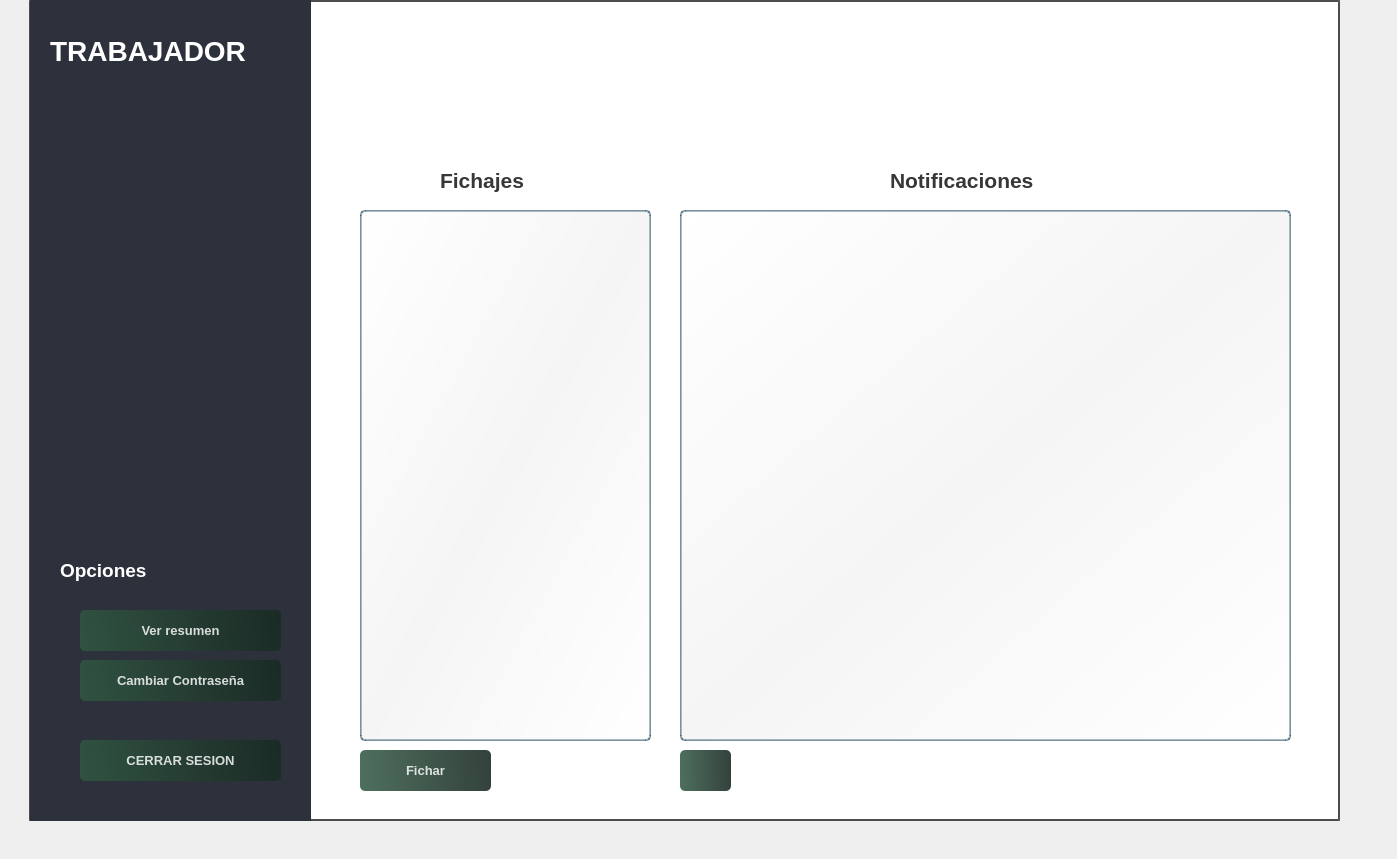
<?xml version="1.0" encoding="UTF-8"?>
<ui version="4.0">
 <class>MainWindow</class>
 <widget class="QMainWindow" name="MainWindow">
  <property name="geometry">
   <rect>
    <x>0</x>
    <y>0</y>
    <width>1397</width>
    <height>859</height>
   </rect>
  </property>
  <property name="windowTitle">
   <string>MainWindow</string>
  </property>
  <widget class="QWidget" name="centralwidget">
   <widget class="QWidget" name="widget" native="true">
    <property name="geometry">
     <rect>
      <x>0</x>
      <y>0</y>
      <width>1351</width>
      <height>831</height>
     </rect>
    </property>
    <property name="styleSheet">
     <string notr="true">QPushButton#send_btn {
    background-color: qlineargradient(spread: pad, x1: 0, y1: 0.505682, x2: 1, y2: 0.477, stop: 0 rgba(49, 87, 66, 219), stop: 1 rgba(25, 42, 35, 226));
    color: rgba(255, 255, 255, 210);
    border-radius: 5px;
}

QPushButton#send_btn:hover {
    background-color: qlineargradient(spread: pad, x1: 0, y1: 0.505682, x2: 1, y2: 0.477, stop: 0 rgba(38, 66, 50, 219), stop: 1 rgba(19, 31, 26, 226));
}

QPushButton#send_btn:pressed {
    padding-left: 5px;
    padding-top: 5px;
    background-color: rgba(38, 66, 50, 255);
}

QPushButton#send_btn:pressed {
    padding-left: 5px;
    padding-top: 5px;
    background-color: rgba(49, 87, 66, 255);
}

QPushButton#cancel_btn {
    background-color: rgba(0, 0, 0, 0);
    color: rgba(85, 98, 112, 255);
    border-radius: 5px;
}

QPushButton#cancel_btn:hover {
    color: rgba(131, 96, 53, 255);
}

QPushButton#pushButton_3 {
    background-color: qlineargradient(spread: pad, x1: 0, y1: 0.505682, x2: 1, y2: 0.477, stop: 0 rgba(49, 87, 66, 219), stop: 1 rgba(25, 42, 35, 226));
    color: rgba(255, 255, 255, 210);
    border-radius: 5px;
}

QPushButton#pushButton_3:hover {
    background-color: qlineargradient(spread: pad, x1: 0, y1: 0.505682, x2: 1, y2: 0.477, stop: 0 rgba(38, 66, 50, 219), stop: 1 rgba(19, 31, 26, 226));
}

QPushButton#pushButton_3:pressed {
    padding-left: 5px;
    padding-top: 5px;
    background-color: rgba(38, 66, 50, 255);
}

QPushButton#pushButton_3:pressed {
    padding-left: 5px;
    padding-top: 5px;
    background-color: rgba(49, 87, 66, 255);
}

QPushButton#pushButton_4 {
    background-color: qlineargradient(spread: pad, x1: 0, y1: 0.505682, x2: 1, y2: 0.477, stop: 0 rgba(49, 87, 66, 219), stop: 1 rgba(25, 42, 35, 226));
    color: rgba(255, 255, 255, 210);
    border-radius: 5px;
}

QPushButton#pushButton_4:hover {
    background-color: qlineargradient(spread: pad, x1: 0, y1: 0.505682, x2: 1, y2: 0.477, stop: 0 rgba(38, 66, 50, 219), stop: 1 rgba(19, 31, 26, 226));
}

QPushButton#pushButton_4:pressed {
    padding-left: 5px;
    padding-top: 5px;
    background-color: rgba(38, 66, 50, 255);
}

QPushButton#pushButton_4:pressed {
    padding-left: 5px;
    padding-top: 5px;
    background-color: rgba(49, 87, 66, 255);
}
</string>
    </property>
    <widget class="QLabel" name="label_3">
     <property name="geometry">
      <rect>
       <x>29</x>
       <y>0</y>
       <width>1311</width>
       <height>821</height>
      </rect>
     </property>
     <property name="font">
      <font>
       <pointsize>9</pointsize>
      </font>
     </property>
     <property name="styleSheet">
      <string notr="true">background-color:rgba(255, 255, 255, 255);
border: 2px solid rgba(0, 0, 0, 0.7);
</string>
     </property>
     <property name="text">
      <string/>
     </property>
    </widget>
    <widget class="QWidget" name="widget_2" native="true">
     <property name="geometry">
      <rect>
       <x>360</x>
       <y>210</y>
       <width>291</width>
       <height>531</height>
      </rect>
     </property>
     <property name="styleSheet">
      <string notr="true">background: qlineargradient(x1:0, y1:0, x2:1, y2:1, stop:0 #ffffff, stop:0.5 #f5f5f5, stop:1 #ffffff);
border: 2px solid rgba(46, 82, 101, 100);
border-radius: 5px;
</string>
     </property>
     <widget class="QWidget" name="layoutWidget">
      <property name="geometry">
       <rect>
        <x>0</x>
        <y>0</y>
        <width>291</width>
        <height>531</height>
       </rect>
      </property>
      <layout class="QVBoxLayout" name="verticalLayout">
       <item>
        <layout class="QVBoxLayout" name="layoutFichajes">
         <property name="spacing">
          <number>10</number>
         </property>
         <property name="sizeConstraint">
          <enum>QLayout::SetDefaultConstraint</enum>
         </property>
         <property name="leftMargin">
          <number>10</number>
         </property>
         <property name="topMargin">
          <number>10</number>
         </property>
         <property name="rightMargin">
          <number>10</number>
         </property>
         <property name="bottomMargin">
          <number>10</number>
         </property>
        </layout>
       </item>
      </layout>
     </widget>
    </widget>
    <widget class="QWidget" name="widget_3" native="true">
     <property name="geometry">
      <rect>
       <x>680</x>
       <y>210</y>
       <width>611</width>
       <height>531</height>
      </rect>
     </property>
     <property name="styleSheet">
      <string notr="true">background: qlineargradient(x1:0, y1:0, x2:1, y2:1, stop:0 #ffffff, stop:0.5 #f5f5f5, stop:1 #ffffff);
border: 2px solid rgba(46, 82, 101, 100);
border-radius: 5px;</string>
     </property>
     <widget class="QWidget" name="verticalLayoutWidget">
      <property name="geometry">
       <rect>
        <x>0</x>
        <y>0</y>
        <width>611</width>
        <height>531</height>
       </rect>
      </property>
      <layout class="QVBoxLayout" name="notifications_layout"/>
     </widget>
    </widget>
    <widget class="QWidget" name="widget_4" native="true">
     <property name="geometry">
      <rect>
       <x>30</x>
       <y>0</y>
       <width>281</width>
       <height>821</height>
      </rect>
     </property>
     <property name="styleSheet">
      <string notr="true">background-color: #2c313c
</string>
     </property>
     <widget class="QLabel" name="label_7">
      <property name="geometry">
       <rect>
        <x>20</x>
        <y>10</y>
        <width>251</width>
        <height>81</height>
       </rect>
      </property>
      <property name="font">
       <font>
        <pointsize>21</pointsize>
        <weight>75</weight>
        <bold>true</bold>
       </font>
      </property>
      <property name="styleSheet">
       <string notr="true">color:white;</string>
      </property>
      <property name="text">
       <string>TRABAJADOR</string>
      </property>
     </widget>
     <widget class="QPushButton" name="BtnChangePassword">
      <property name="geometry">
       <rect>
        <x>50</x>
        <y>660</y>
        <width>201</width>
        <height>41</height>
       </rect>
      </property>
      <property name="font">
       <font>
        <pointsize>10</pointsize>
        <weight>75</weight>
        <bold>true</bold>
       </font>
      </property>
      <property name="cursor">
       <cursorShape>PointingHandCursor</cursorShape>
      </property>
      <property name="styleSheet">
       <string notr="true">QPushButton#BtnChangePassword {
    background-color: qlineargradient(spread: pad, x1: 0, y1: 0.505682, x2: 1, y2: 0.477, stop: 0 rgba(49, 87, 66, 219), stop: 1 rgba(25, 42, 35, 226));
    color: rgba(255, 255, 255, 210);
    border-radius: 5px;
}

QPushButton#BtnChangePassword:hover {
    background-color: qlineargradient(spread: pad, x1: 0, y1: 0.505682, x2: 1, y2: 0.477, stop: 0 rgba(38, 66, 50, 219), stop: 1 rgba(19, 31, 26, 226));
}

QPushButton#BtnChangePassword:pressed {
    padding-left: 5px;
    padding-top: 5px;
    background-color: rgba(38, 66, 50, 255);
}

QPushButton#BtnChangePassword:pressed {
    padding-left: 5px;
    padding-top: 5px;
    background-color: rgba(49, 87, 66, 255);
}</string>
      </property>
      <property name="text">
       <string>Cambiar Contraseña</string>
      </property>
     </widget>
     <widget class="QPushButton" name="BtnResumen">
      <property name="geometry">
       <rect>
        <x>50</x>
        <y>610</y>
        <width>201</width>
        <height>41</height>
       </rect>
      </property>
      <property name="font">
       <font>
        <pointsize>10</pointsize>
        <weight>75</weight>
        <bold>true</bold>
       </font>
      </property>
      <property name="cursor">
       <cursorShape>PointingHandCursor</cursorShape>
      </property>
      <property name="styleSheet">
       <string notr="true">QPushButton#BtnResumen {
    background-color: qlineargradient(spread: pad, x1: 0, y1: 0.505682, x2: 1, y2: 0.477, stop: 0 rgba(49, 87, 66, 219), stop: 1 rgba(25, 42, 35, 226));
    color: rgba(255, 255, 255, 210);
    border-radius: 5px;
}

QPushButton#BtnResumen:hover {
    background-color: qlineargradient(spread: pad, x1: 0, y1: 0.505682, x2: 1, y2: 0.477, stop: 0 rgba(38, 66, 50, 219), stop: 1 rgba(19, 31, 26, 226));
}

QPushButton#BtnResumen:pressed {
    padding-left: 5px;
    padding-top: 5px;
    background-color: rgba(38, 66, 50, 255);
}

QPushButton#BtnResumen:pressed {
    padding-left: 5px;
    padding-top: 5px;
    background-color: rgba(49, 87, 66, 255);
}</string>
      </property>
      <property name="text">
       <string>Ver resumen</string>
      </property>
     </widget>
     <widget class="QPushButton" name="send_btn_4">
      <property name="geometry">
       <rect>
        <x>50</x>
        <y>740</y>
        <width>201</width>
        <height>41</height>
       </rect>
      </property>
      <property name="font">
       <font>
        <pointsize>10</pointsize>
        <weight>75</weight>
        <bold>true</bold>
       </font>
      </property>
      <property name="cursor">
       <cursorShape>PointingHandCursor</cursorShape>
      </property>
      <property name="styleSheet">
       <string notr="true">QPushButton#send_btn_4 {
    background-color: qlineargradient(spread: pad, x1: 0, y1: 0.505682, x2: 1, y2: 0.477, stop: 0 rgba(49, 87, 66, 219), stop: 1 rgba(25, 42, 35, 226));
    color: rgba(255, 255, 255, 210);
    border-radius: 5px;
}

QPushButton#send_btn_4:hover {
    background-color: qlineargradient(spread: pad, x1: 0, y1: 0.505682, x2: 1, y2: 0.477, stop: 0 rgba(38, 66, 50, 219), stop: 1 rgba(19, 31, 26, 226));
}

QPushButton#send_btn_4:pressed {
    padding-left: 5px;
    padding-top: 5px;
    background-color: rgba(38, 66, 50, 255);
}

QPushButton#send_btn_4:pressed {
    padding-left: 5px;
    padding-top: 5px;
    background-color: rgba(49, 87, 66, 255);
}</string>
      </property>
      <property name="text">
       <string>CERRAR SESION</string>
      </property>
     </widget>
     <widget class="QLabel" name="label_12">
      <property name="geometry">
       <rect>
        <x>30</x>
        <y>550</y>
        <width>161</width>
        <height>41</height>
       </rect>
      </property>
      <property name="font">
       <font>
        <pointsize>14</pointsize>
        <weight>75</weight>
        <bold>true</bold>
       </font>
      </property>
      <property name="styleSheet">
       <string notr="true">color:white;</string>
      </property>
      <property name="text">
       <string>Opciones</string>
      </property>
     </widget>
    </widget>
    <widget class="QLabel" name="label_9">
     <property name="geometry">
      <rect>
       <x>440</x>
       <y>140</y>
       <width>121</width>
       <height>81</height>
      </rect>
     </property>
     <property name="font">
      <font>
       <pointsize>16</pointsize>
       <weight>75</weight>
       <bold>true</bold>
      </font>
     </property>
     <property name="styleSheet">
      <string notr="true">color:rgba(0, 0, 0, 200);</string>
     </property>
     <property name="text">
      <string>Fichajes</string>
     </property>
    </widget>
    <widget class="QLabel" name="label_10">
     <property name="geometry">
      <rect>
       <x>890</x>
       <y>140</y>
       <width>231</width>
       <height>81</height>
      </rect>
     </property>
     <property name="font">
      <font>
       <pointsize>16</pointsize>
       <weight>75</weight>
       <bold>true</bold>
      </font>
     </property>
     <property name="styleSheet">
      <string notr="true">color:rgba(0, 0, 0, 200);</string>
     </property>
     <property name="text">
      <string>Notificaciones</string>
     </property>
    </widget>
    <widget class="QLabel" name="label_11">
     <property name="geometry">
      <rect>
       <x>280</x>
       <y>-110</y>
       <width>511</width>
       <height>241</height>
      </rect>
     </property>
     <property name="font">
      <font>
       <pointsize>16</pointsize>
       <weight>75</weight>
       <bold>true</bold>
      </font>
     </property>
     <property name="styleSheet">
      <string notr="true">background-image: url(assets/sifabul.html);</string>
     </property>
     <property name="text">
      <string/>
     </property>
    </widget>
    <widget class="QPushButton" name="BtnFichar">
     <property name="geometry">
      <rect>
       <x>360</x>
       <y>750</y>
       <width>131</width>
       <height>41</height>
      </rect>
     </property>
     <property name="font">
      <font>
       <pointsize>10</pointsize>
       <weight>75</weight>
       <bold>true</bold>
      </font>
     </property>
     <property name="cursor">
      <cursorShape>PointingHandCursor</cursorShape>
     </property>
     <property name="styleSheet">
      <string notr="true">QPushButton#BtnFichar{
    background-color: qlineargradient(spread: pad, x1: 0, y1: 0.505682, x2: 1, y2: 0.477, stop: 0 rgba(49, 87, 66, 219), stop: 1 rgba(25, 42, 35, 226));
    color: rgba(255, 255, 255, 210);
    border-radius: 5px;
}

QPushButton#BtnFichar:hover {
    background-color: qlineargradient(spread: pad, x1: 0, y1: 0.505682, x2: 1, y2: 0.477, stop: 0 rgba(38, 66, 50, 219), stop: 1 rgba(19, 31, 26, 226));
}

QPushButton#BtnFichar:pressed {
    padding-left: 5px;
    padding-top: 5px;
    background-color: rgba(38, 66, 50, 255);
}

QPushButton#BtnFichar:pressed {
    padding-left: 5px;
    padding-top: 5px;
    background-color: rgba(49, 87, 66, 255);
}</string>
     </property>
     <property name="text">
      <string>Fichar</string>
     </property>
    </widget>
    <widget class="QPushButton" name="refresh_btn">
     <property name="geometry">
      <rect>
       <x>680</x>
       <y>750</y>
       <width>51</width>
       <height>41</height>
      </rect>
     </property>
     <property name="font">
      <font>
       <pointsize>10</pointsize>
       <weight>75</weight>
       <bold>true</bold>
      </font>
     </property>
     <property name="cursor">
      <cursorShape>PointingHandCursor</cursorShape>
     </property>
     <property name="styleSheet">
      <string notr="true">QPushButton#refresh_btn {
image: url(:/images/refresh-icon-white-0.png);
    background-color: qlineargradient(spread: pad, x1: 0, y1: 0.505682, x2: 1, y2: 0.477, stop: 0 rgba(49, 87, 66, 219), stop: 1 rgba(25, 42, 35, 226));
    color: rgba(255, 255, 255, 210);
    border-radius: 5px;
}

QPushButton#refresh_btn:hover {
    background-color: qlineargradient(spread: pad, x1: 0, y1: 0.505682, x2: 1, y2: 0.477, stop: 0 rgba(38, 66, 50, 219), stop: 1 rgba(19, 31, 26, 226));
}

QPushButton#refresh_btn:pressed {
    padding-left: 5px;
    padding-top: 5px;
    background-color: rgba(38, 66, 50, 255);
}

QPushButton#refresh_btn:pressed {
    padding-left: 5px;
    padding-top: 5px;
    background-color: rgba(49, 87, 66, 255);
}</string>
     </property>
     <property name="text">
      <string/>
     </property>
    </widget>
   </widget>
  </widget>
 </widget>
 <resources>
  <include location="assets/res.qrc"/>
 </resources>
 <connections/>
</ui>
